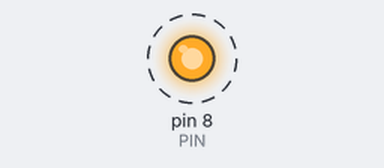
Recording of a sketch running on a simulated Arduino Uno, built with avr-gcc and run on an emulated ATmega328P. On the bench: output pins drawn as LEDs (lit = HIGH). Dashed ring = blinking.

Above: at 0.17 s.
Timing chart, 0 to 3.0 s (numbered marks = the images above):
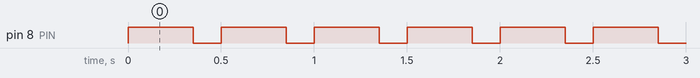

Measured:
- by itself, pin 8 (PIN): alternates HIGH for 0.35 s and LOW for 0.15 s

The sketch:

fio_test01_led8_for62002.ino
```cpp
int PIN = 8; //自作ミニ四駆速度ロガー基板用(62002)。PB0を光らす。回路図上はpin13だが、ここでは8を指定しなくてはならない

void setup()
{
  pinMode(PIN, OUTPUT);
//  pinMode(8, OUTPUT);
}

void loop()
{
  digitalWrite(PIN,HIGH);
//  digitalWrite(8,HIGH);
  delay(350);
  digitalWrite(PIN,LOW);
//  digitalWrite(8,LOW);
  delay(150);

}
```
